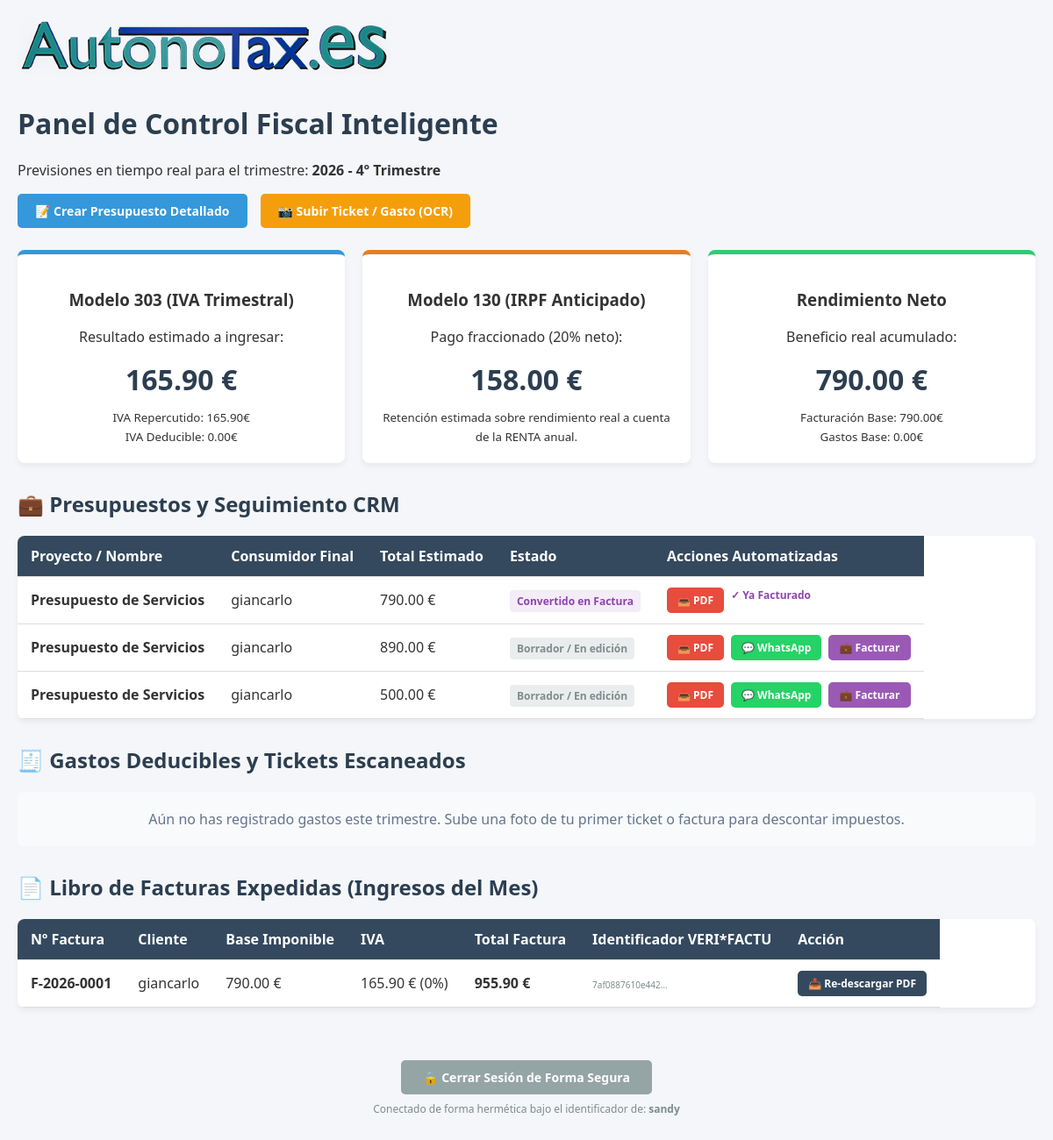
The page /dashboard/ (signed in) on the database its author committed.
### fiscalidad/models.py (models this page shows, shortened)
class Cotizacion(models.Model):
    ESTADOS = [
        ('BORRADOR', 'Borrador / En edición'),
        ('ENVIADO', 'Enviado al Cliente'),
        ('ACEPTADO', 'Aceptado (Listo para facturar)'),
        ('FACTURADO', 'Convertido en Factura'),
    ]
    autonomo = models.ForeignKey(PerfilAutonomo, on_delete=models.CASCADE, related_name='cotizaciones')
    cliente = models.ForeignKey(Cliente, on_delete=models.PROTECT, related_name='cotizaciones', null=True)
    titulo_proyecto = models.CharField(max_length=250)
    mostrar_logo = models.BooleanField(default=True, help_text="Indica si se muestra el logo o el nombre fiscal en el PDF")
    cliente_nombre = models.CharField(max_length=150, blank=True)
    cliente_nif = models.CharField(max_length=15, blank=True)
    cliente_telefono = models.CharField(max_length=20, blank=True)
    cliente_email = models.EmailField(blank=True)
    estado = models.CharField(max_length=10, choices=ESTADOS, default='BORRADOR')
    fecha_creacion = models.DateField(auto_now_add=True)
    @property
    def total_base_imponible(self) -> Decimal:
        total = sum(linea.coste_total for linea in self.lineas.all())
        return Decimal(total).quantize(Decimal('0.01'))

class LineaCotizacion(models.Model):
    cotizacion = models.ForeignKey(Cotizacion, on_delete=models.CASCADE, related_name='lineas')
    descripcion_elemento = models.CharField(max_length=250)
    width = models.PositiveIntegerField(default=1) # Cantidad
    precio_unitario = models.DecimalField(max_digits=10, decimal_places=2)
    @property
    def coste_total(self) -> Decimal:
        return (Decimal(self.width) * self.precio_unitario).quantize(Decimal('0.01'))

class FacturaEmitida(models.Model):
    TIPOS_SERIE = [
        ('ORDINARIA', 'Serie F (Ordinaria / Venta)'),
        ('RECTIFICATIVA', 'Serie R (Rectificativa / Modificación)'),
    ]
    TIPOS_IVA = [
        (Decimal('0.21'), '21% (General)'),
        (Decimal('0.10'), '10% (Reducido)'),
        (Decimal('0.04'), '4% (Superreducido)'),
        (Decimal('0.00'), '0% (Exento)'),
    ]
    autonomo = models.ForeignKey(PerfilAutonomo, on_delete=models.CASCADE, related_name='facturas_emitidas')
    cliente = models.ForeignKey(Cliente, on_delete=models.PROTECT, related_name='facturas', null=True, help_text="Cliente desde la base de datos CRM")
    tipo_serie = models.CharField(max_length=15, choices=TIPOS_SERIE, default='ORDINARIA')
    numero_factura = models.CharField(max_length=50)
    fecha_emision = models.DateField(auto_now_add=True)
    fecha_operacion = models.DateField(default=datetime.date.today)
    cliente_nombre = models.CharField(max_length=150, blank=True)
    cliente_nif = models.CharField(max_length=15, blank=True)
    cliente_domicilio = models.CharField(max_length=255, blank=True)
    concepto = models.CharField(max_length=250, default="Servicios profesionales prestados")
    base_imponible = models.DecimalField(max_digits=12, decimal_places=2)
    porcentaje_iva = models.DecimalField(max_digits=4, decimal_places=2, choices=TIPOS_IVA, default=Decimal('0.21'))
    hash_verifactu = models.CharField(max_length=64, blank=True)
    class Meta:
        unique_together = ('autonomo', 'numero_factura')
        ordering = ['fecha_emision', 'numero_factura']
    @property
    def total_iva(self) -> Decimal:
        return (self.base_imponible * self.porcentaje_iva).quantize(Decimal('0.01'))
    @property
    def total_factura(self) -> Decimal:
        return (self.base_imponible + self.total_iva).quantize(Decimal('0.01'))

### fiscalidad/views.py (the view)
# urls.py: path('dashboard/', views.dashboard_fiscal, name='dashboard_fiscal'),
@login_required
def dashboard_fiscal(request):
    try:
        perfil = request.user.perfil
    except PerfilAutonomo.DoesNotExist:
        return render(request, 'fiscalidad/no_perfil.html')
    hoy = datetime.date.today()
    trimestre_actual = (hoy.month - 1) // 3 + 1
    from .services import calcular_impuestos_trimestre
    datos_fiscales = calcular_impuestos_trimestre(perfil, hoy.year, trimestre_actual)
    gastos_mes = GastoRecibido.objects.filter(autonomo=perfil).order_by('-fecha_gasto', '-id')
    facturas_mes = FacturaEmitida.objects.filter(autonomo=perfil, fecha_emision__year=hoy.year, fecha_emision__month=hoy.month)
    cotizaciones_usuario = Cotizacion.objects.filter(autonomo=perfil).order_by('-fecha_creacion')
    context = {
        'datos_fiscales': datos_fiscales,
        'gastos_mes': gastos_mes,
        'facturas_mes': facturas_mes,
        'cotizaciones_usuario': cotizaciones_usuario,
    }
    return render(request, 'fiscalidad/dashboard.html', context)

### fiscalidad/templates/fiscalidad/dashboard.html (shortened to what this page needs)
{% load static %}
<!DOCTYPE html>
<html lang="es">
<head>
    <link rel="stylesheet" href="{% static 'CSS/mobile.css' %}">
</head>
<body>
    <div class="container">
        <div class="topimg">
            <img src="{% static 'images/autonotax.png' %}" alt="Logo Plataforma Autónomos">
        </div>
        <div class="toptittle">
            <h1>Panel de Control Fiscal Inteligente</h1>
            <p>Previsiones en tiempo real para el trimestre: <strong>{{ datos_fiscales.ejercicio }} - {{ datos_fiscales.trimestre }}</strong></p>
        </div>
        <div class="acciones-cabecera">
            <a href="{% url 'crear_cotizacion' %}" class="btn" style="background: #3498db;">📝 Crear Presupuesto Detallado</a>
            <a href="{% url 'registrar_gasto_ocr' %}" class="btn" style="background: #f59e0b;">📸 Subir Ticket / Gasto (OCR)</a>
        </div>
        <div class="grid-impuestos">
            <div class="card card-impuesto">
                <h3>Modelo 303 (IVA Trimestral)</h3>
                <p>Resultado estimado a ingresar:</p>
                <div class="monto">{{ datos_fiscales.modelo_303_iva_a_ingresar }} €</div>
                <small>IVA Repercutido: {{ datos_fiscales.resumen_ingresos.iva_repercutido }}€<br>IVA Deducible: {{ datos_fiscales.resumen_gastos.iva_deducible }}€</small>
            </div>
            <div class="card card-impuesto irpf">
                <h3>Modelo 130 (IRPF Anticipado)</h3>
                <p>Pago fraccionado (20% neto):</p>
                <div class="monto">{{ datos_fiscales.modelo_130_irpf_a_ingresar }} €</div>
                <small>Retención estimada sobre rendimiento real a cuenta de la RENTA anual.</small>
            </div>
            <div class="card card-impuesto rendimiento">
                <h3>Rendimiento Neto</h3>
                <p>Beneficio real acumulado:</p>
                <div class="monto">{{ datos_fiscales.rendimiento_neto_actividad }} €</div>
                <small>Facturación Base: {{ datos_fiscales.resumen_ingresos.base_imponible_total }}€<br>Gastos Base: {{ datos_fiscales.resumen_gastos.base_imponible_total }}€</small>
            </div>
        </div>
        <h2>💼 Presupuestos y Seguimiento CRM</h2>
        <table>
            <thead>
                <tr>
                    <th>Proyecto / Nombre</th>
                    <th>Consumidor Final</th>
                    <th>Total Estimado</th>
                    <th>Estado</th>
                    <th>Acciones Automatizadas</th>
                </tr>
            </thead>
            <tbody>
                {% for cotizacion in cotizaciones_usuario %}
                <tr>
                    <td><strong>{{ cotizacion.titulo_proyecto }}</strong></td>
                    <td>{{ cotizacion.cliente_nombre }}</td>
                    <td>{{ cotizacion.total_base_imponible }} €</td>
                    <td>
                        <span class="badge badge-{{ cotizacion.estado|lower }}">
                            {{ cotizacion.get_estado_display }}
                        </span>
                    </td>
                    <td>
                        <div class="flex-acciones">
                            <a href="{% url 'descargar_cotizacion_pdf' cotizacion.id %}" class="btn btn-pdf">📥 PDF</a>
                            {% if cotizacion.estado != 'FACTURADO' %}
                                <a href="{% url 'enviar_whatsapp_cotizacion' cotizacion.id %}" target="_blank" class="btn btn-ws">💬 WhatsApp</a>
                                <a href="{% url 'convertir_a_factura' cotizacion.id %}" class="btn btn-convertir">💼 Facturar</a>
                            {% else %}
                                <span style="color: #8e44ad; font-size: 12px; font-weight: bold;">✓ Ya Facturado</span>
                            {% endif %}
                        </div>
                    </td>
                </tr>
                {% empty %}
                <tr>
                    <td colspan="5" style="text-align: center; color: #7f8c8d;">No tienes presupuestos registrados.</td>
                </tr>
                {% endfor %}
            </tbody>
        </table>
        <h2>🧾 Gastos Deducibles y Tickets Escaneados</h2>
            {% if gastos_mes %}
            <table style="width: 100%; border-collapse: collapse; font-size: 14px;">
                <thead>
                    <tr style="background: #f8fafc; border-bottom: 2px solid #e2e8f0; text-align: left; color: #475569;">
                        <th style="padding: 12px;">Fecha</th>
                        <th style="padding: 12px;">Proveedor / Concepto</th>
                        <th style="padding: 12px;">Tipo / Categoría</th>
                        <th style="padding: 12px; text-align: right;">Total Pagado</th>
                        <th style="padding: 12px; text-align: right;">IVA Deducible</th>
                        <th style="padding: 12px; text-align: right;">Gasto IRPF</th>
                        <th style="padding: 12px; text-align: center;">Justificante</th>
                    </tr>
                </thead>
                <tbody>
                    {% for gasto in gastos_mes %}
                    <tr style="border-bottom: 1px solid #f1f5f9;">
                        <td style="padding: 12px; white-space: nowrap;">{{ gasto.fecha_gasto|date:"d/m/Y" }}</td>
                        <td style="padding: 12px;">
                            <strong>{{ gasto.proveedor_nombre }}</strong>
                            {% if gasto.proveedor_nif %}<span style="color: #64748b; font-size: 12px;">({{ gasto.proveedor_nif }})</span>{% endif %}
                            <br><span style="color: #64748b; font-size: 12px;">{{ gasto.concepto }}</span>
                        </td>
                        <td style="padding: 12px;">
                            {% if gasto.tipo_documento == 'FACTURA' %}
                                <span style="background: #dcfce7; color: #166534; padding: 3px 8px; border-radius: 4px; font-size: 12px; font-weight: bold;">Factura</span>
                            {% else %}
                                <span style="background: #fef3c7; color: #92400e; padding: 3px 8px; border-radius: 4px; font-size: 12px; font-weight: bold;">Ticket</span>
                            {% endif %}
                            <br><small style="color: #64748b;">{{ gasto.get_categoria_display|truncatechars:25 }}</small>
                        </td>
                        <td style="padding: 12px; text-align: right; font-weight: bold;">{{ gasto.total_gasto }} €</td>
                        <td style="padding: 12px; text-align: right; color: #059669; font-weight: bold;">-{{ gasto.iva_deducible }} €</td>
                        <td style="padding: 12px; text-align: right; color: #2563eb; font-weight: bold;">-{{ gasto.gasto_deducible_irpf }} €</td>
                        <td style="padding: 12px; text-align: center;">
                            {% if gasto.imagen_justificante %}
                                <a href="{{ gasto.imagen_justificante.url }}" target="_blank" style="background: #eff6ff; color: #2563eb; padding: 5px 10px; border-radius: 4px; text-decoration: none; font-size: 12px; font-weight: bold; border: 1px solid #bfdbfe;">
                                    📄 Ver Archivo
                                </a>
                            {% else %}
                                <span style="color: #94a3b8; font-size: 12px;">Sin adjunto</span>
                            {% endif %}
                        </td>
                    </tr>
                    {% endfor %}
                </tbody>
            </table>
            {% else %}
                <p style="color: #64748b; text-align: center; padding: 20px; background: #f8fafc; border-radius: 6px;">
                    Aún no has registrado gastos este trimestre. Sube una foto de tu primer ticket o factura para descontar impuestos.
                </p>
            {% endif %}
        <h2>📄 Libro de Facturas Expedidas (Ingresos del Mes)</h2>
        <table>
            <thead>
                <tr>
                    <th>Nº Factura</th>
                    <th>Cliente</th>
                    <th>Base Imponible</th>
                    <th>IVA</th>
                    <th>Total Factura</th>
                    <th>Identificador VERI*FACTU</th>
                    <th>Acción</th>
                </tr>
            </thead>
            <tbody>
                {% for factura in facturas_mes %}
                <tr>
                    <td><strong>{{ factura.numero_factura }}</strong></td>
                    <td>{{ factura.cliente_nombre }}</td>
                    <td>{{ factura.base_imponible }} €</td>
                    <td>{{ factura.total_iva }} € ({% if factura.porcentaje_iva == 0.21 %}21%{% elif factura.porcentaje_iva == 0.10 %}10%{% elif factura.porcentaje_iva == 0.04 %}4%{% else %}0%{% endif %})</td>
                    <td><strong>{{ factura.total_factura }} €</strong></td>
                    <td><font fontName="Courier" size="1" style="color: #7f8c8d;">{{ factura.hash_verifactu|truncatechars:15 }}</font></td>
                    <td><a href="{% url 'descargar_factura_pdf' factura.id %}" class="btn btn-pdf" style="background: #34495e;">📥 Re-descargar PDF</a></td>
                </tr>
                {% empty %}
                <tr>
                    <td colspan="7" style="text-align: center; color: #7f8c8d;">No se han expedido facturas oficiales en este mes.</td>
                </tr>
                {% endfor %}
            </tbody>
        </table>
    </div>
    <div style="margin-top: 40px; border-top: 1fr solid #ddd; padding-top: 20px; text-align: center;">
        <a href="{% url 'logout_usuario' %}" class="btn" style="background: #95a5a6; padding: 10px 25px;">🔒 Cerrar Sesión de Forma Segura</a>
        <p style="color: #7f8c8d; font-size: 12px; margin-top: 8px;">Conectado de forma hermética bajo el identificador de: <strong>{{ request.user.username }}</strong></p>
    </div>
</body>
</html>

### fiscalidad/static/CSS/mobile.css (style rules this page uses)
* { box-sizing: border-box; }
img, svg, video, canvas { max-width: 100%; height: auto; }
table { display: block; width: 100%; overflow-x: auto; -webkit-overflow-scrolling: touch; }

### fiscalidad/templates/fiscalidad/dashboard.html (style rules this page uses)
body { font-family: 'Segoe UI', Tahoma, Geneva, Verdana, sans-serif; background: #f4f6f9; margin: 0; padding: 20px; color: #333; }
.container { max-width: 1200px; margin: 0 auto; }
h1, h2 { color: #2c3e50; margin-top: 30px; }
.grid-impuestos { display: grid; grid-template-columns: 1fr 1fr 1fr; gap: 20px; margin-bottom: 30px; }
.card { background: white; padding: 20px; border-radius: 8px; box-shadow: 0 4px 6px rgba(0,0,0,0.05); text-align: center; }
.card-impuesto { border-top: 5px solid #3498db; }
.card-impuesto.irpf { border-top-color: #e67e22; }
.card-impuesto.rendimiento { border-top-color: #2ecc71; }
.monto { font-size: 32px; font-weight: bold; margin: 10px 0; color: #2c3e50; }
.acciones-cabecera { display: flex; gap: 15px; margin-bottom: 25px; }
.btn { display: inline-block; color: white; padding: 10px 20px; text-decoration: none; border-radius: 5px; font-weight: bold; font-size: 14px; text-align: center; border: none; cursor: pointer; }
.btn-pdf { background: #e74c3c; padding: 6px 12px; font-size: 12px; }
.btn-ws { background: #25d366; padding: 6px 12px; font-size: 12px; }
.btn-convertir { background: #9b59b6; padding: 6px 12px; font-size: 12px; }
table { width: 100%; border-collapse: collapse; background: white; border-radius: 8px; overflow: hidden; box-shadow: 0 4px 6px rgba(0,0,0,0.05); margin-bottom: 30px; }
th, td { padding: 12px 15px; text-align: left; border-bottom: 1px solid #ddd; }
th { background: #34495e; color: white; }
.badge { padding: 4px 8px; border-radius: 4px; font-size: 12px; font-weight: bold; }
.badge-borrador { background: #eaeded; color: #7f8c8d; }
.badge-facturado { background: #f4ecf7; color: #8e44ad; }
.flex-acciones { display: flex; gap: 8px; }

### rows shown on the page
Cotizacion: titulo_proyecto "Presupuesto de Servicios", cliente_nombre "giancarlo", total_base_imponible "790.00", estado "Convertido en Factura", shows "✓ Ya Facturado"
Cotizacion: titulo_proyecto "Presupuesto de Servicios", cliente_nombre "giancarlo", total_base_imponible "890.00", estado "Borrador / En edición", shows "💬 WhatsApp"
Cotizacion: titulo_proyecto "Presupuesto de Servicios", cliente_nombre "giancarlo", total_base_imponible "500.00", estado "Borrador / En edición", shows "💬 WhatsApp"
FacturaEmitida: numero_factura "F-2026-0001", cliente_nombre "giancarlo", base_imponible "790.00", total_iva "165.90", shows "0%", total_factura "955.90", hash_verifactu "7af0887610e442…"

### other values the page prints
{{ datos_fiscales.ejercicio }} "2026"
{{ datos_fiscales.trimestre }} "4º Trimestre"
{{ datos_fiscales.modelo_303_iva_a_ingresar }} "165.90"
{{ datos_fiscales.resumen_ingresos.iva_repercutido }} "165.90"
{{ datos_fiscales.resumen_gastos.iva_deducible }} "0.00"
{{ datos_fiscales.modelo_130_irpf_a_ingresar }} "158.00"
{{ datos_fiscales.rendimiento_neto_actividad }} "790.00"
{{ datos_fiscales.resumen_ingresos.base_imponible_total }} "790.00"
{{ datos_fiscales.resumen_gastos.base_imponible_total }} "0.00"
{{ request.user.username }} "sandy"
